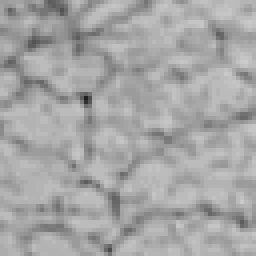
//> input picture Computação Visual/Marcos/Trabalho1/CODE/test0/dir.pgm, 64 x 64 px (shown 4 times larger)
$ ./stereo_entregue test0/dir.pgm test0/disp.pgm test0/disp.pgm   (built with g++ and OpenCV 4)
//> lines starting //> are read from the running program, lines starting //| are printed output that depends on the picture; after the words box and inside, x2 and y2 are one past the last pixel; in counts of white or black regions, pixels touching at a corner belong together
#include "opencv2/highgui/highgui.hpp"
#include "opencv2/imgproc/imgproc.hpp"
#include <iostream>
#include <cstdio>

#define FILL_IPL(img, uchar, x) for (int i = 0; i < img->height; ++i) for (int j = 0; j < img->width; ++j) CV_IMAGE_ELEM(img, uchar, i, j) = x
#define PRINT_IPL(img, uchar) for (int i = 0; i < img->height; ++i){ for (int j = 0; j < img->width; ++j){ cout << CV_IMAGE_ELEM(img, uchar, i, j) - '\0' << " "; } cout << endl; }

#define min(a, b) (a > b) ? b : a
#define max(a, b) (a > b) ? a : b

using namespace std;

typedef pair <int,int> ii;
typedef pair <double,double> dd;
typedef pair <double,dd> cor;
typedef vector < vector < int > > vvi;
typedef long long ll;

IplImage *esq, *dir, *disp, *res, *erro;
ll ** C, M, N;

int pass, maior = 31, bits = 8, t_equal = 22;
bool DEBUG = false;

ll sqr(ll a){ return (a) * (a); }

double module(cor v){
	return abs(v.first) + abs(v.second.first) + abs(v.second.second);
}

double dotProd(double a, double b, double c, double x, double y, double z){
	return (a)*(x)+(b)*(y)+(c)*(z);
}

cor crossProd(double a, double b, double c, double x, double y, double z){
	return cor(b * z - c * y, dd(c * x - a * z, a * y - b * x));
}

/**
 * BUSCANDO PIXEL CORRESPONDENTE DISPARIDADE
 * DISPARIDADE ANTERIOR : (dir->width - j)
 * ATUAL : 31 = 255 / 8 -> ate onde consegue-se alcançar uma vez que d eh multiplicado por 8.
 * A diferença absoluta teve mais acurácia do que o quadrado da diferença
 *
 * @param i pixel position
 * @param j pixel position
 * @param m size of window
 * @param f function of operation in the pixels. Example: abs - absolute value of diference, sqr - square of diference
 */
// int getMatching(int i, int j, int mh, int mv, int range, ll (*f)(ll)){
int getMatching(int i, int j, int mh, int mv, int range){
	int d = 0, angMin = INT_MAX, base = mh / 2, base2 = mv / 2;
	double dist, distmin = INT_MAX;
	for(int k = j+1; k < esq->width && k < j + range; k++){
		dist = 0;
		for(int o = -base2; o <= base2; o++){
			for(int a = -base; a <= base; a++){
				if(i + o < 0 || k + a < 0 || i + o >= dir->height || k + a > dir->width)
					continue;
				dist += sqrt(abs(CV_IMAGE_ELEM(esq, uchar, i+o, (k+a)*3  ) - CV_IMAGE_ELEM(dir, uchar, i+o, (j+a)*3  )) +
							 abs(CV_IMAGE_ELEM(esq, uchar, i+o, (k+a)*3+1) - CV_IMAGE_ELEM(dir, uchar, i+o, (j+a)*3+1)) +
							 abs(CV_IMAGE_ELEM(esq, uchar, i+o, (k+a)*3+2) - CV_IMAGE_ELEM(dir, uchar, i+o, (j+a)*3+2)));
			}
		}
		if(dist < distmin){
			distmin = dist;
			d = k-j;
		}
	}
	return d;
}

/**
* CODIGO DO BASE DO PROFESSOR
*/
double averageErro(int mh, int mv, bool is_lcs){
	int n=0, i, j;
	double avgerro = 0;
	if(DEBUG) printf("AVERAGE: %dx%d\n",mh,mv);
	for(i=0; i < esq->height; i++) {
		for(j=0; j < esq->width; j++) {
			if(!is_lcs){
				int d = getMatching(i, j, mh, mv, maior);
				CV_IMAGE_ELEM(res,uchar,i,j) = d * bits; //NAO MUDAR
			}
			if(CV_IMAGE_ELEM(disp,uchar,i,j)){
				CV_IMAGE_ELEM(erro,uchar,i,j) = abs(CV_IMAGE_ELEM(disp,uchar,i,j)-CV_IMAGE_ELEM(res,uchar,i,j));
				avgerro += CV_IMAGE_ELEM(erro,uchar,i,j);
				n++;
			}else CV_IMAGE_ELEM(erro,uchar,i,j) = 0;
		}
	}
	return avgerro / n;
}

/**
 * Borra a imagem utilizando a media aritmetica
 * @param a imagem fonte
 * @param a mascara de entrada e saida da imagem
 * @param filtro 3[3x3], 5[5x5] ...
 */
// [29 lines left out: function averageBlur, not called in this run]

/**
 * Comparacao
 * @param
 * @param
 * @return
 */
int compare (const void * a, const void * b){
  return ( *(int*)a - *(int*)b );
}

/**
 * Borra a imagem utilizando a mediana dos pixels, eliminando ruidos na imagem.
 * @param a imagem fonte
 * @param a mascara de entrada e saida da imagem
 * @param filtro 3[3x3], 5[5x5] ...
 */
// [32 lines left out: function medianBlur, not called in this run]

bool pxEquals(int i, int j, int a, int b){
	int dist =  abs(CV_IMAGE_ELEM(esq, uchar, i, j*3  ) - CV_IMAGE_ELEM(dir, uchar, a, b*3  )) +
				abs(CV_IMAGE_ELEM(esq, uchar, i, j*3+1) - CV_IMAGE_ELEM(dir, uchar, a, b*3+1)) +
				abs(CV_IMAGE_ELEM(esq, uchar, i, j*3+2) - CV_IMAGE_ELEM(dir, uchar, a, b*3+2));
	return dist < t_equal;
}

void backtrack(int i, int j, bool flag){
    int a, b;
    if(i == 0 && j == 0){
        return;
    }else if(i == 0){
        backtrack(i,j-1,flag);
        int d = abs(i - (j-1));
        if(d > maior) maior = d;
        CV_IMAGE_ELEM(res, uchar, pass, i) = d * bits;
        if(flag){
        	if(j > 0){
		        CV_IMAGE_ELEM(esq, uchar, pass, i*3  ) = CV_IMAGE_ELEM(dir, uchar, pass, (j-1)*3  );
		        CV_IMAGE_ELEM(esq, uchar, pass, i*3+1) = CV_IMAGE_ELEM(dir, uchar, pass, (j-1)*3+1);
		        CV_IMAGE_ELEM(esq, uchar, pass, i*3+2) = CV_IMAGE_ELEM(dir, uchar, pass, (j-1)*3+2);
	        }else{
        	    CV_IMAGE_ELEM(esq, uchar, pass, i*3  ) = CV_IMAGE_ELEM(dir, uchar, pass, j*3  );
		        CV_IMAGE_ELEM(esq, uchar, pass, i*3+1) = CV_IMAGE_ELEM(dir, uchar, pass, j*3+1);
		        CV_IMAGE_ELEM(esq, uchar, pass, i*3+2) = CV_IMAGE_ELEM(dir, uchar, pass, j*3+2);
	        }
    	}
    }else if(j == 0){
        backtrack(i-1,j,flag);
        int d = abs((i-1) - j);
        if(d > maior) maior = d;
        CV_IMAGE_ELEM(res,  uchar, pass, i-1) = d * bits;
        if(flag){
		    CV_IMAGE_ELEM(esq, uchar, pass, (i-1)*3  ) = CV_IMAGE_ELEM(esq, uchar, pass, j*3  );
	        CV_IMAGE_ELEM(esq, uchar, pass, (i-1)*3+1) = CV_IMAGE_ELEM(esq, uchar, pass, j*3+1);
	        CV_IMAGE_ELEM(esq, uchar, pass, (i-1)*3+2) = CV_IMAGE_ELEM(esq, uchar, pass, j*3+2);
	    }
    }else if(pxEquals(pass, i-1, pass, j-1)){
        backtrack(i-1,j-1,flag);
        int d = abs((i-1) - (j-1));
        if(d > maior) maior = d;
        CV_IMAGE_ELEM(res,  uchar, pass, i-1) = d * bits;
        if(flag){
        	if(j > 0){
			    CV_IMAGE_ELEM(esq, uchar, pass, (i-1)*3  ) = CV_IMAGE_ELEM(dir, uchar, pass, (j-1)*3  );
		        CV_IMAGE_ELEM(esq, uchar, pass, (i-1)*3+1) = CV_IMAGE_ELEM(dir, uchar, pass, (j-1)*3+1);
		        CV_IMAGE_ELEM(esq, uchar, pass, (i-1)*3+2) = CV_IMAGE_ELEM(dir, uchar, pass, (j-1)*3+2);
		    }else{
		        CV_IMAGE_ELEM(esq, uchar, pass, (i-1)*3  ) = CV_IMAGE_ELEM(dir, uchar, pass, j*3  );
		        CV_IMAGE_ELEM(esq, uchar, pass, (i-1)*3+1) = CV_IMAGE_ELEM(dir, uchar, pass, j*3+1);
		        CV_IMAGE_ELEM(esq, uchar, pass, (i-1)*3+2) = CV_IMAGE_ELEM(dir, uchar, pass, j*3+2);
	        }
	    }
    }else if(C[i][j-1] > C[i-1][j]){
        backtrack(i,j-1,flag);
        int d = abs(i - (j-1));
        if(d > maior) maior = d;
        CV_IMAGE_ELEM(res,  uchar, pass, i) = d * bits;
        if(flag){
        	if(j > 0){
			    CV_IMAGE_ELEM(esq, uchar, pass, i*3  ) = CV_IMAGE_ELEM(dir, uchar, pass, (j-1)*3  );
		        CV_IMAGE_ELEM(esq, uchar, pass, i*3+1) = CV_IMAGE_ELEM(dir, uchar, pass, (j-1)*3+1);
		        CV_IMAGE_ELEM(esq, uchar, pass, i*3+2) = CV_IMAGE_ELEM(dir, uchar, pass, (j-1)*3+2);
		    }else{
        	    CV_IMAGE_ELEM(esq, uchar, pass, i*3  ) = CV_IMAGE_ELEM(dir, uchar, pass, j*3  );
		        CV_IMAGE_ELEM(esq, uchar, pass, i*3+1) = CV_IMAGE_ELEM(dir, uchar, pass, j*3+1);
		        CV_IMAGE_ELEM(esq, uchar, pass, i*3+2) = CV_IMAGE_ELEM(dir, uchar, pass, j*3+2);
	        }
	    }
    }else if(C[i][j-1] <= C[i-1][j]){
        backtrack(i-1,j,flag);
	    int d = abs((i-1) - j);
	    if(d > maior) maior = d;
	    CV_IMAGE_ELEM(res,  uchar, pass, i-1) = d * bits;
        if(flag){
		    CV_IMAGE_ELEM(esq, uchar, pass, (i-1)*3  ) = CV_IMAGE_ELEM(esq, uchar, pass, j*3  );
	        CV_IMAGE_ELEM(esq, uchar, pass, (i-1)*3+1) = CV_IMAGE_ELEM(esq, uchar, pass, j*3+1);
	        CV_IMAGE_ELEM(esq, uchar, pass, (i-1)*3+2) = CV_IMAGE_ELEM(esq, uchar, pass, j*3+2);
	    }
	}
}

// [15 lines left out: functions printC, fill_C, not called in this run]

void lcs(){
	// fill_C(0);
    for (unsigned int x = 0; x < N; ++x){
        for (unsigned int y = 0; y < N; ++y){
        	if(pxEquals(pass, x, pass, y)){
                C[x+1][y+1] = C[x][y] + 1;
            }else{
                C[x+1][y+1] = max(C[x+1][y], C[x][y+1]);
            }
        }
    }
}

void initC(){
	C = (ll **)malloc(sizeof(ll *) * (N + 1));
    for (unsigned int x = 0; x <= N; ++x){
    	C[x] = (ll *)malloc(sizeof(ll) * (N + 1));
	}
	for (unsigned int x = 0; x <= N; ++x){
    	C[0][x] = 0;
    	C[x][0] = 0;
	}
}

void solve(int flag){

	initC();

	if(flag == 1 || flag == 2){
		for (int i = 0; i < M; ++i){
			pass = i;
			lcs();
			backtrack(N, N, (flag != 2));
		}
	}

	if(DEBUG) printf("MAIOR: %d\n", maior);

	double menor = 200;
	if(flag == 1 || flag == 3)
		menor = averageErro(7, 11, false);
	else
		menor = averageErro(0, 0, true);
	cout << "Erro médio: " << menor << endl;

}

/**
 * Formato para executar:
 *
 * <executável> <imagem_esq> <imagem_direita> <imagem_disp> <default=ambos, jdm=executar JDM, lcs=LCS> <8 ou 4> <abs ou sqr>
 * ./a.out test<X>/esq.<formatoImagem> text<X>/dir.<formatoImagem> text<X>/disp.<formatoImagem> <boolean> <bits profundidade> <baseCalc>
 *
 * ./a.out test1/esq.pgm test1/dir.pgm test1/disp.pgm true 8
 * ./a.out test6/esq.ppm test6/dir.ppm test6/disp6.pgm true 4
 *
 */
int main(int argc, char **argv) {

	if(argc < 4) return 0;

	esq = cvLoadImage(argv[1], 1);
//> esq is the input picture: 64 rows x 64 cols, CV_8UC3; min 31, max 204, mean 165.9
	dir = cvLoadImage(argv[2], 1);
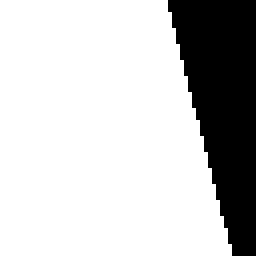
//> input picture Computação Visual/Marcos/Trabalho1/CODE/test0/disp.pgm, 64 x 64 px (shown 4 times larger)
//> dir is the input picture: 64 rows x 64 cols, CV_8UC3; values 37 (black) and 38 (white), 78% white; 1 black region, box (x1, y1, x2, y2) and area: (42, 0, 64, 64) 901
	disp = cvLoadImage(argv[3], 0);

	res = cvCreateImage(cvSize(esq->width,esq->height), IPL_DEPTH_8U, 1);
	erro = cvCreateImage(cvSize(esq->width,esq->height), IPL_DEPTH_8U, 1);

	int flag = 1;

	if(argc > 4 && strcmp(argv[4],"debug") == 0) DEBUG = true;
	if(argc > 4 && strcmp(argv[4],"lcs") == 0)  flag = 2;
	if(argc > 4 && strcmp(argv[4],"jdm") == 0) flag = 3;
	if(argc > 5 && (argv[5][0] == '4' || argv[5][0] == '8')) bits = argv[5][0] - '0';
	if(argc > 5 && strcmp(argv[5],"debug") == 0) DEBUG = true;
	if(argc > 6 && strcmp(argv[6],"debug") == 0) DEBUG = true;

	if(DEBUG) printf("bits: %d, flag: %d, maior inicial: %d\n", bits, flag, maior);

	M = esq->height; N = esq->width;
//> after `M = esq->height`: M = 64
//> after `N = esq->width`: N = 64

	const clock_t begin_time = clock();
	solve(flag);
//> the loop in solve, `for (int i = 0; i < M; ++i)` made 64 passes
//> (dist in pxEquals, dist in pxEquals (second call)) on passes 1 to 8: (423, 429), (423, 381), (393, 354), (450, 405), (468, 453), (480, 495), (468, 480), (429, 450)
//> the loop in averageErro, `for(i=0; i < esq->height; i++)` made 64 passes
//> (avgerro, n) on passes 1 to 12: (5956, 64), (11912, 128), (17868, 192), (23823, 256), (29778, 320), (35733, 384), (41508, 448), (47282, 512), (53236, 576), (59190, 640), (64964, 704), (70737, 768)
//> after the loop in averageErro, `for(i=0; i < esq->height; i++)`:
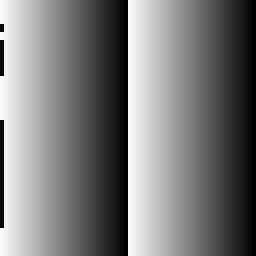
//> res: 64 rows x 64 cols, CV_8UC1 (shown 4 times larger); min 0, max 248, mean 121.8
//> after the loop in averageErro, `for(i=0; i < esq->height; i++)`:
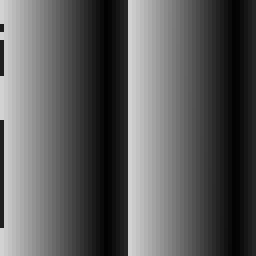
//> erro: 64 rows x 64 cols, CV_8UC1 (shown 4 times larger); min 2, max 210, mean 91.3
//> after the loop in averageErro, `for(i=0; i < esq->height; i++)`: avgerro = 373837; n = 4096
//> in solve, `menor = averageErro(7, 11, false);`: menor = 91.27
//| Erro médio: 91.2688
	printf("Runtime: %.2f secs.\n", float( clock () - begin_time ) /  CLOCKS_PER_SEC);

	while(cvWaitKey(10) < 0) {
//> the Esc key is pressed
		cvShowImage("Direita", dir);
		cvShowImage("Esquerda", esq);
		cvShowImage("Disparidade", disp);
		cvShowImage("Resultado", res);
		cvShowImage("Erro", erro);
	}

	cvReleaseImage(&dir);
	cvReleaseImage(&esq);
	cvReleaseImage(&disp);
	cvReleaseImage(&res);
	cvReleaseImage(&erro);

	return 0;
}
